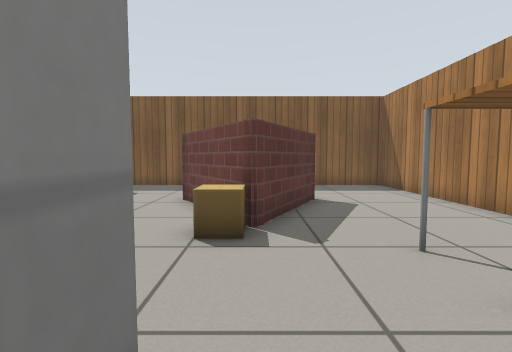
[1] (above)

16 first-person views from a walk through a Gazebo world. The camera is 0.66 m above the floor, tilts 4° down and sees 85° across. The lines on the ground mark 1 m squares. The floor is counted in squares, 0.5 m on a side. Each view is taken from the middle of a square. On the plan, view 1 faces up. The plan holds only what a view shows up to about 13 squares ahead; the rest is blank. Gazebo's built-in surfaces are drawn with simple patterns. Some surface patterns are stand-ins.

[2]
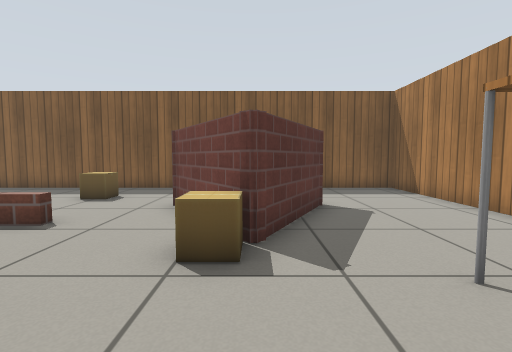

[3]
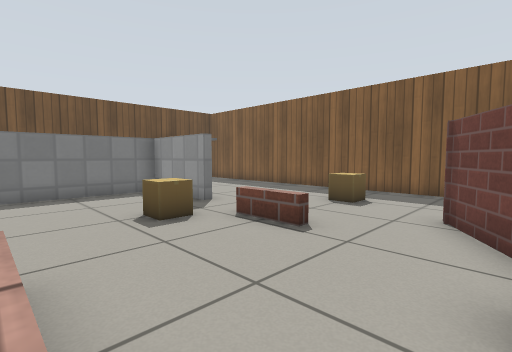

[4]
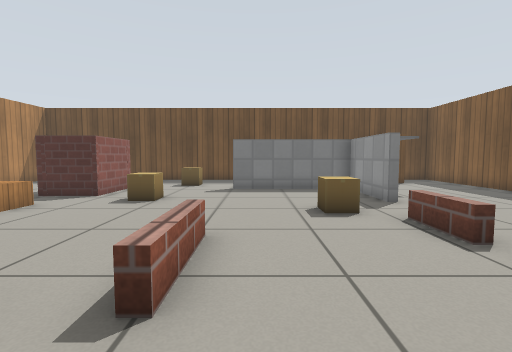

[5]
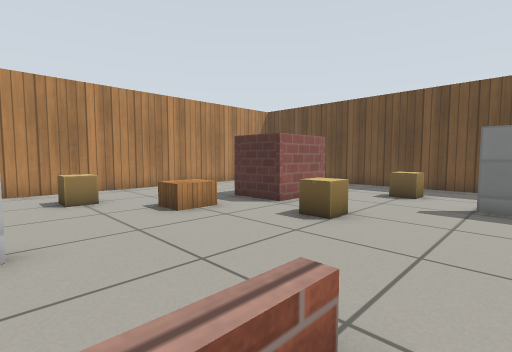

[6]
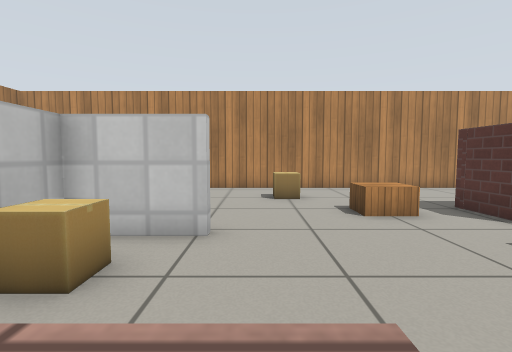

[7]
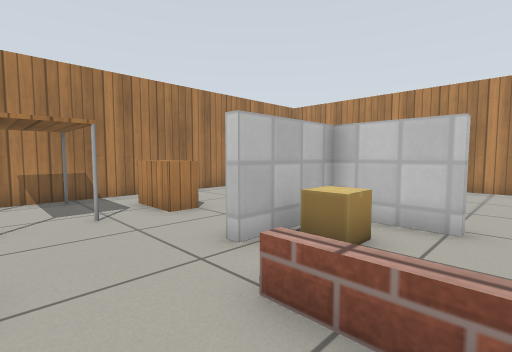

[8]
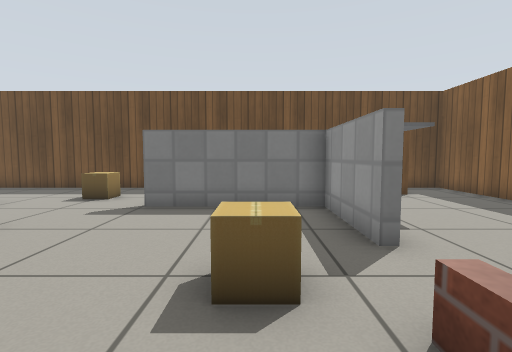

[9]
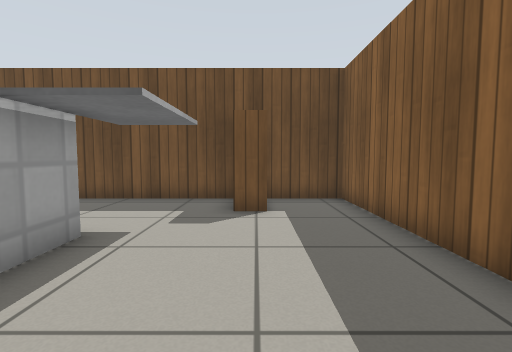

[10]
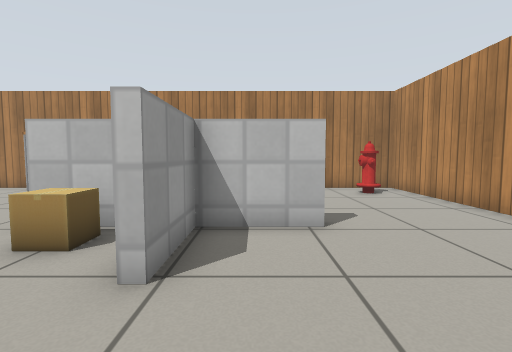

[11]
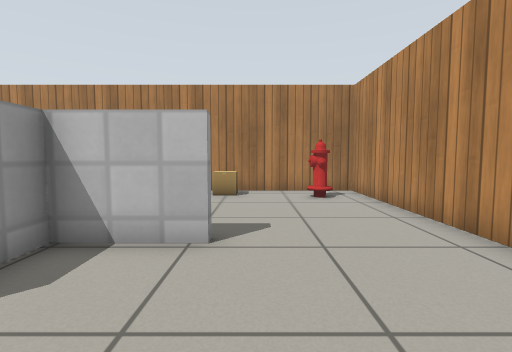

[12]
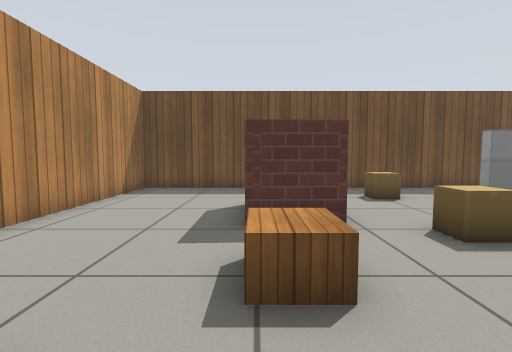

[13]
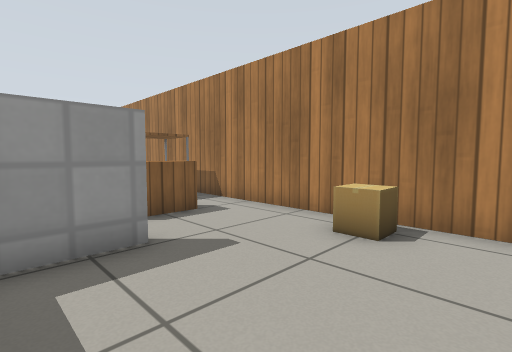

[14]
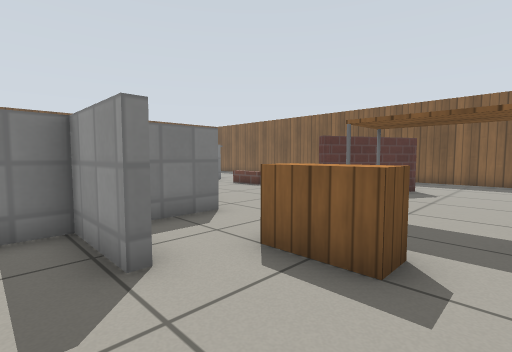

[15]
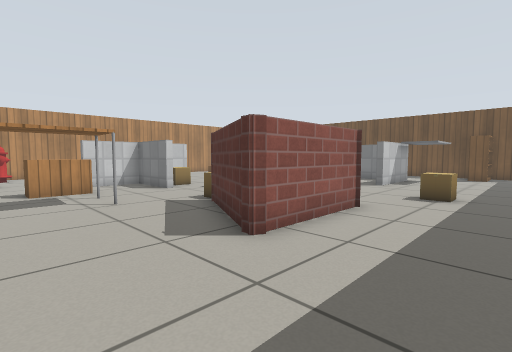

[16]
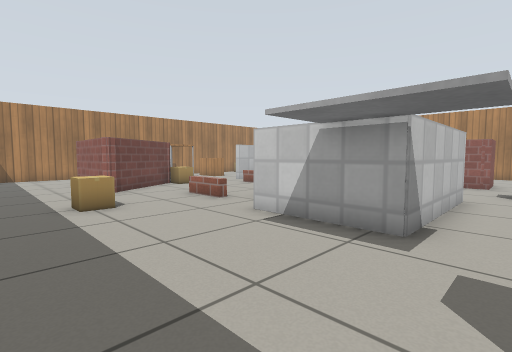

### Floor plan
Ten units are one square. View 1 is at (0, 0); x grows to the right and y downward. Boxes are objects, and circles mark ways between rooms. Rooms are numbered by the first view taken in them; rooms with no view inside come last. Other rooms are left out.
<svg viewBox="-162 -132 224 224">
<path fill="none" stroke="#000" d="M-80 -68 -113 -68 -113 -20M-32 16 -8 16 -8 -13M-116 -21 -116 -71 -80 -71M-5 -13 -5 10M0 16 19 16M-119 23 -93 23 -92 43M-116 41 -116 26M-8 44 -8 19 -32 19M15 -89 18 -87 0 -52 -1 -52 -23 -87 19 -87M57 15 57 -127 -157 -127 -157 87 -15 87M-46 -21 -22 -21 -22 -18M-60 -65 -40 -65M-40 -63 -60 -63M19 19 -5 19 -5 29M-15 87 57 87 57 15"/>
<rect x="-155" y="-105" width="20" height="10" fill="#bbb"><title>bookshelf</title></rect>
<rect x="-135" y="-5" width="10" height="10" fill="#bbb"><title>cardboard box</title></rect>
<rect x="-135" y="-95" width="40" height="30" fill="#bbb"><title>grey box</title></rect>
<rect x="-95" y="-5" width="20" height="20" fill="#bbb"><title>cardboard box</title></rect>
<rect x="-75" y="25" width="10" height="20" fill="#bbb"><title>crate</title></rect>
<rect x="-75" y="-55" width="10" height="10" fill="#bbb"><title>cardboard box</title></rect>
<rect x="-55" y="55" width="10" height="10" fill="#bbb"><title>cardboard box</title></rect>
<rect x="-55" y="-105" width="10" height="10" fill="#bbb"><title>cardboard box</title></rect>
<rect x="-25" y="-5" width="10" height="10" fill="#bbb"><title>cardboard box</title></rect>
<rect x="-15" y="-55" width="10" height="10" fill="#bbb"><title>cardboard box</title></rect>
<rect x="15" y="-15" width="30" height="20" fill="#bbb"><title>wooden box</title></rect>
<rect x="25" y="-45" width="30" height="20" fill="#bbb"><title>table</title></rect>
<rect x="35" y="65" width="10" height="10" fill="#bbb"><title>fire hydrant</title></rect>
<rect x="45" y="35" width="10" height="10" fill="#bbb"><title>cardboard box</title></rect>
<circle cx="-10" cy="65" r="3" fill="#2a7"/>
<circle cx="35" cy="20" r="3" fill="#2a7"/>
<text x="-60" y="-30">1</text>
<text x="20" y="50">2</text>
</svg>
Room 1 opens to room 2.

Where each view was taken, in squares from view 1:
view 1: 0 up, 0 right, facing up
view 2: 1 up, 0 right, facing up
view 3: 2 up, 1 left, facing up-left
view 4: 3 up, 0 right, facing left
view 5: 3 up, 3 left, facing down-left
view 6: 3 up, 4 left, facing down
view 7: 4 up, 4 left, facing down-right
view 8: 5 up, 4 left, facing left
view 9: 10 up, 7 left, facing left
view 10: 3 down, 6 left, facing right
view 11: 5 down, 5 left, facing right
view 12: 4 down, 4 left, facing left
view 13: 6 down, 0 right, facing up-right
view 14: 3 down, 5 right, facing up-left
view 15: 12 up, 5 right, facing down-left
view 16: 12 up, 13 left, facing down-right
